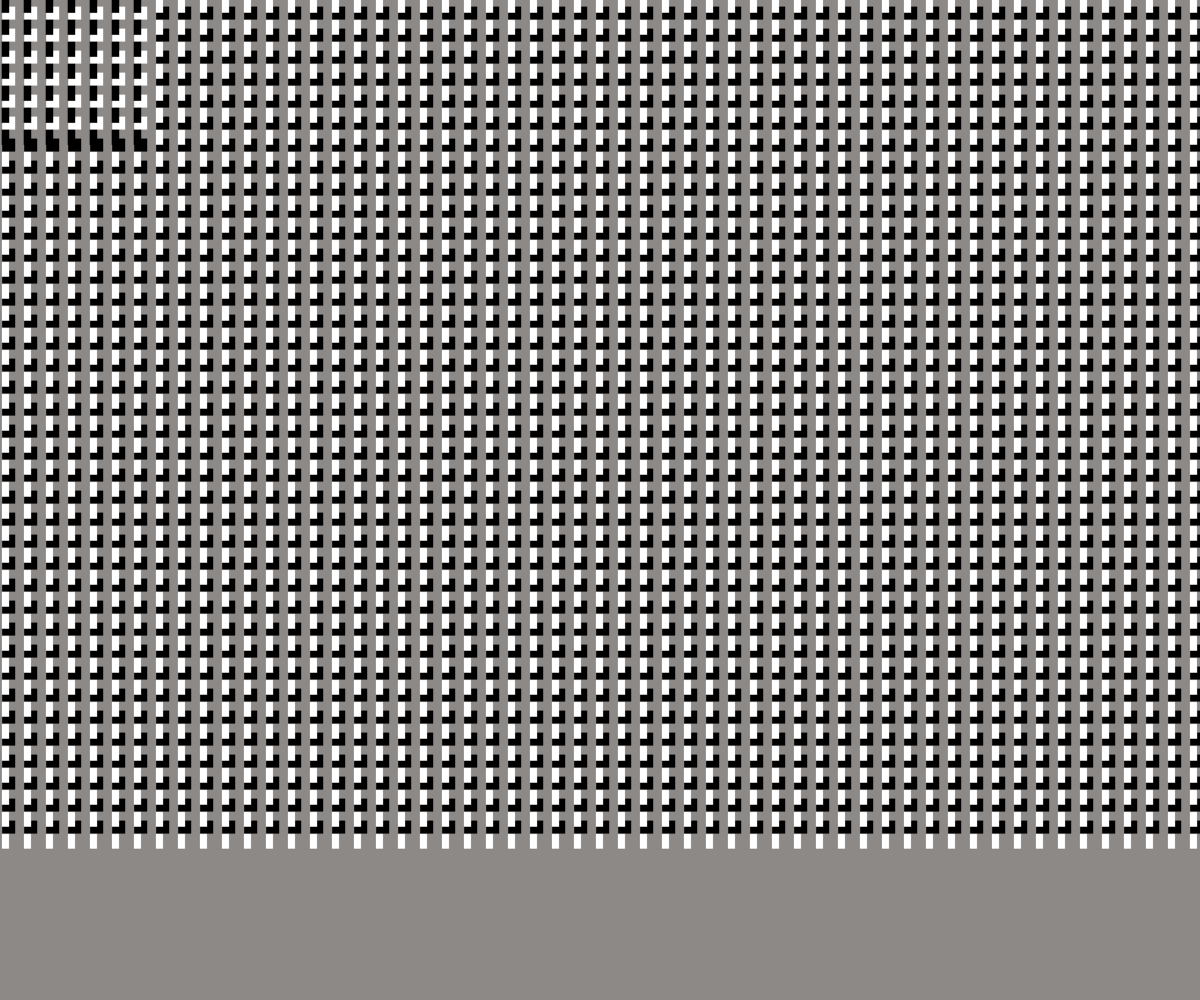
Frame 1 (no input)
Frame 60 (no input): identical to frame 1, image omitted
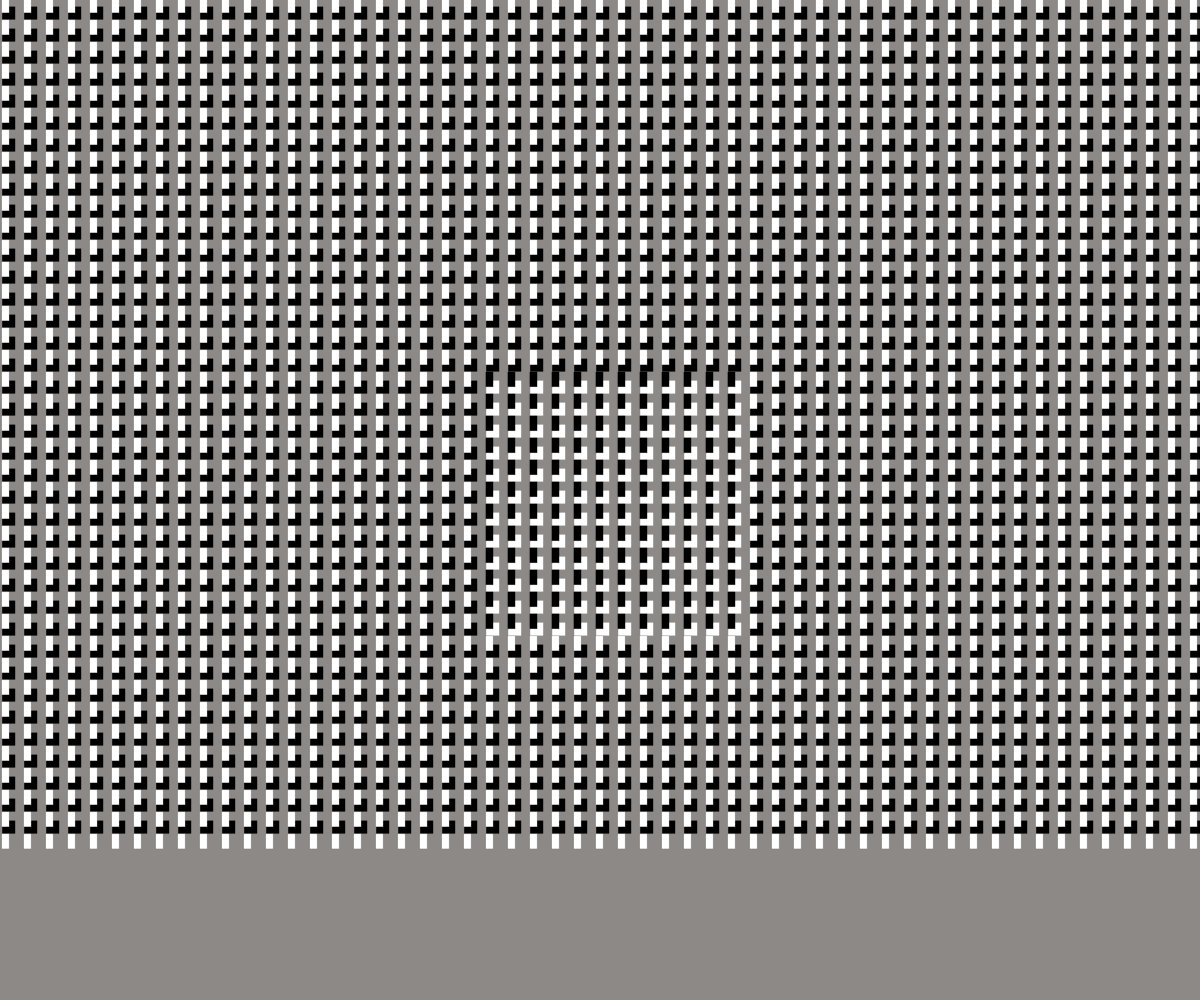
Frame 120 (the mouse pressed at the canvas centre since frame 60)

The p5.js sketch that drew these frames (run headless with seeded random() and noise() and a simulated clock; from frame 60 on, the mouse is pressed at the canvas centre):

// p5.js sketch
// ── sketch.js

let numRows = 38;  
let numCols = 69;

let influence =135; // distance of the mouse influence on the squares and rectangles

function setup() {
    createCanvas(windowWidth, windowHeight);
}


function draw() {
    background(140, 137, 135);

    squares();
    rectangles();
}


function squares(){
    let c = color(0);
    fill(c);
    strokeWeight(0);

    for (let x=0.1; x<numCols; x++){          // x & y = position of square on canvas -> 0, 0.3, -0.1, etc... = minor adjustments to the position
        
        for (let y=0.3; y<numRows; y++){  

                                                    // INSIDE 2ND FOR LOOP: Check if mouse is within the influence area of squares 
            if (mouseX > x * 22 - influence         
                && mouseX < x * 22 + influence      // mouseX = position of mouse on X axis of canvas 
                && mouseY > y * 22 - influence 
                && mouseY < y * 22 + influence){    // mouseY = position of mouse on Y axis of canvas 
                fill(255);
                } else {
                fill(0);
            } 
            
            square(x*22, y*22, 13);         // x*22 = distance between squares | y*22 = distance between squares | 13 = size of the square
  
        }
    }   
}

function rectangles(){
    let c = color(255);
    fill(c);
    strokeWeight(0.1);

    for (let x=0.08; x<numCols; x++){
        for (let y=-0.1; y<numRows; y++){

                                                    // INSIDE 2ND FOR LOOP:Check if mouse is within the influence area of rectangles
            if (mouseX > x * 22 - influence 
                && mouseX < x * 22 + influence 
                && mouseY > y * 22 - influence 
                && mouseY < y * 22 + influence){    
                fill(0);
                } else {
                fill(255);
            } 

            rect(x*22, y*22, 7.4, 15);      // x*22 = distance between rectangles | y*22 = distance between rectangles | 7.2 = width of the rectangle | 15 = height of the rectangle
        }
    }
}


// Forces the canvas to resize dynamically if the window changes size
function windowResized() {
  resizeCanvas(windowWidth, windowHeight);
}
// ── style.css
body{
    background-color: #C8C8C8;
    margin: 0;
    padding: 0;
    overflow: hidden; /* Hides unwanted scrollbars */
}
